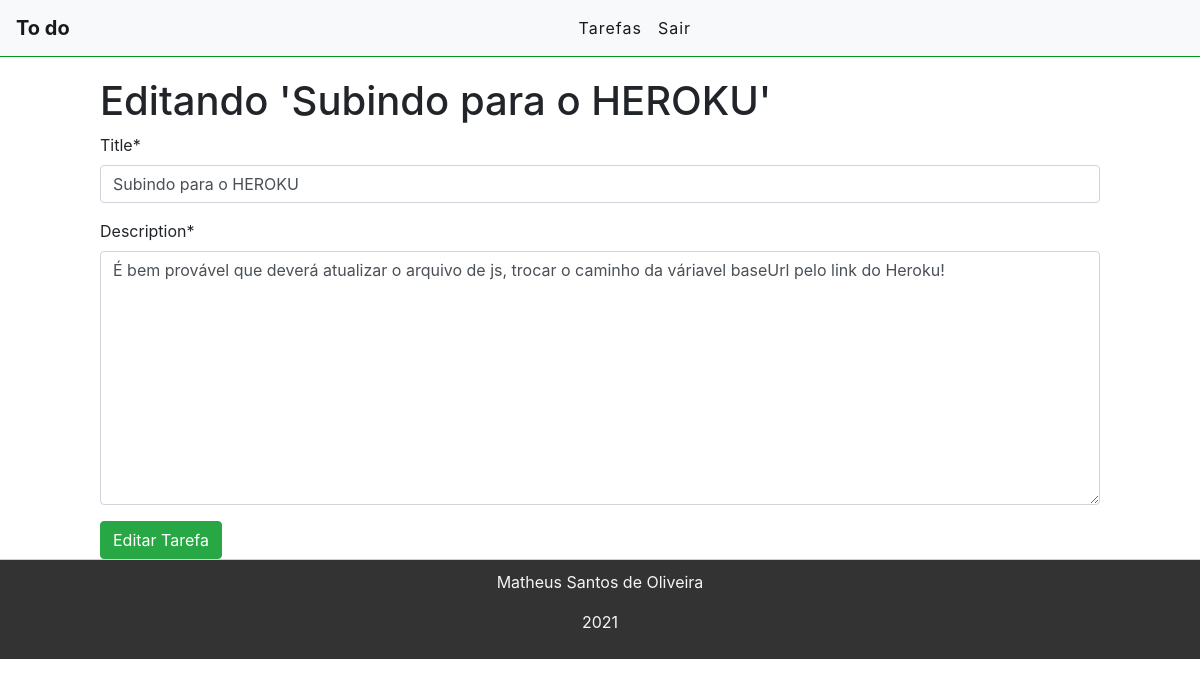
Page /edit/28 (signed in) on the committed database.
### tasks/models.py (models this page shows, shortened)
class Task(models.Model):
    STATUS = (('doing', 'doing'), ('done', 'done'),)
    title = models.CharField(max_length=255)
    description = models.TextField()
    done = models.CharField(max_length=5,choices=STATUS)
    user = models.ForeignKey(get_user_model(), on_delete=models.CASCADE) #models.CASDADE deleta todos os dados quando o usuário deleta a conta
    created_at = models.DateField(auto_now_add=True)
    updated_at = models.DateField(auto_now=True)

### tasks/views.py (the view)
# urls.py: path('edit/<int:id>', views.EditTask, name="task-edit"), #U
@login_required
def EditTask(request, id):  # CRUD = U
    task = get_object_or_404(Task, pk=id)
    form = TaskForm(instance=task)
    if (request.method == 'POST'):
        form = TaskForm(request.POST, instance=task)
        if(form.is_valid()):
            task.save()
            return redirect('/')
        else:
            return
        return render(request, 'task/edittask.html', {'form':form, 'task':task})
    else:
        return render(request, 'task/edittask.html', {'form':form, 'task':task})

### tasks/forms.py
class TaskForm(forms.ModelForm):
    class Meta:
        model = Task
        fields = ('title','description')

### tasks/templates/task/edittask.html (shortened to what this page needs)
{% extends 'base.html' %}
{% load crispy_forms_tags %}
{% block content %}
<div class="offset-1 col-10 list-div">
    <h1>Editando '{{task.title}}'</h1>
    <form method="POST">
        {{ form|crispy }}
        <input type="submit" class="btn btn-success" value="Editar Tarefa">
    </form>
</div>
{% endblock %}

### tasks/static/css/styles.css (style rules this page uses)
.list-div { padding: 0; }

### rows in the picture
Task: title "Subindo para o HEROKU", description "É bem provável que deverá atualizar o arquivo de js, trocar o caminho da váriavel baseUrl pelo link do Heroku!"
